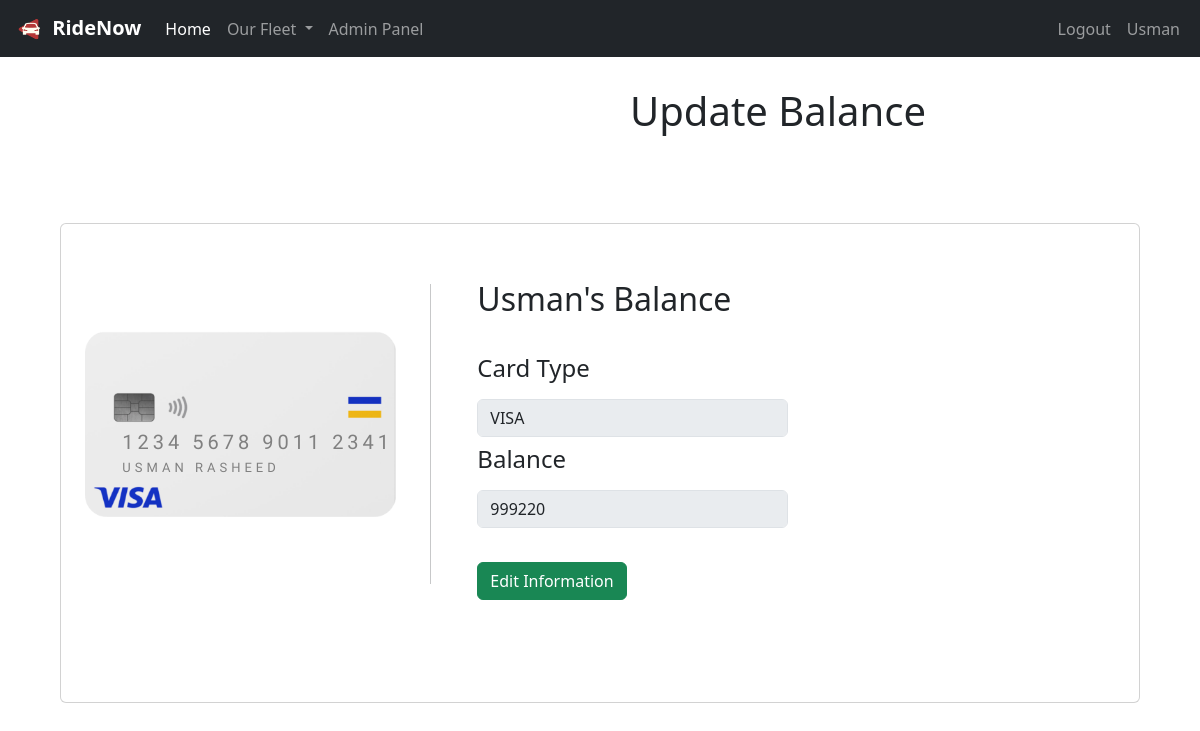
The app's page /update-balance (signed in), older data.
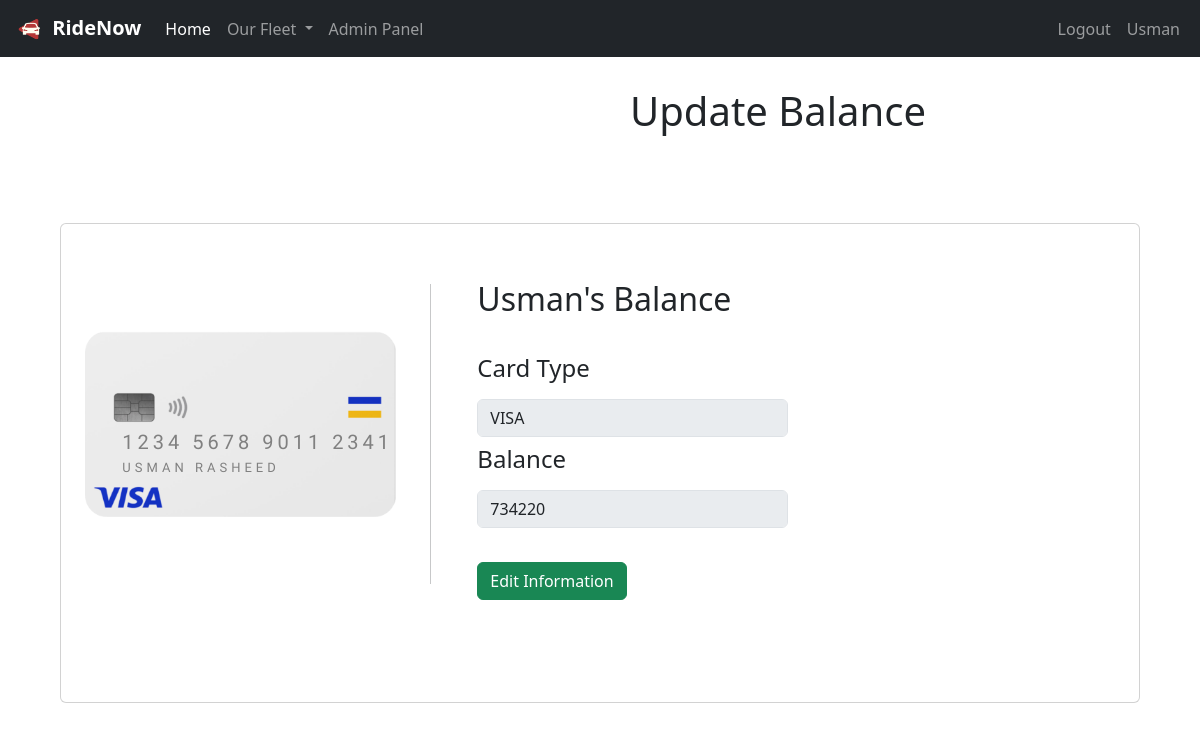
The same page, newer data.
### base/models.py (models this page shows, shortened)
class User_info(models.Model):
    user = models.OneToOneField(User, on_delete= models.CASCADE)
    balance = models.IntegerField(default=0)
    card_number = models.IntegerField(blank=True, null=True)
    card_picture = models.FilePathField(path="static/card", recursive=True,  default="VISA_card.png")
    card_type = models.CharField(max_length=20, choices=CARD_TYPE_CHOICES, default='visa')
    rented_car = models.IntegerField(default = 0)
    profile_picture = models.ImageField(upload_to="profile_pics/" , default = "profile_pics/default.jpg", null=True, blank=True)

### base/views.py (the view)
# urls.py: path("update-balance", views.UpdateBalance, name="update_balance"),
@login_required(login_url = 'login' )
def UpdateBalance(request):
    user_info = User_info.objects.get(user=request.user)
    abs_balance = abs(user_info.balance)
    if request.method == "POST":
        form = BalanceForm(request.POST, request.FILES, instance=user_info)
        if form.is_valid():
            user_info = form.save(commit=False)   # don’t save yet
            user_info.user = request.user         # attach logged-in user
            user_info.save()
            messages.success(request, "Balance updated successfully")
            return redirect("update_balance")
        else:
            for field, errors in form.errors.items():
                for error in errors:
                    messages.error(request, f"{error}")
            return render(request, 'base/user_page/update_balance.html', {'form': form, "user_info": user_info,})
    else:
        form = BalanceForm(instance=user_info)
    card_number = user_info.card_number
    card_number = str(card_number)
    four_letter = ""
    four = 0
    proper = []
    for num in card_number:
        four += 1
        four_letter += num
        if four == 4:
            proper.append(four_letter)
            four_letter = ""
            four = 0
    proper = " ".join(proper)
    context = {"form": form, "user_info": user_info, "proper": proper, "abs_balance": abs_balance}
    return render(request, "base/user_page/update_balance.html", context)

### base/forms.py (shortened to what this page needs)
class BalanceForm(forms.ModelForm):
    class Meta:
        model = User_info
        fields = ['card_number', 'card_type', 'balance']

### base/context_processor.py (called while the page is built)
def user_info_processor(request):
    if request.user.is_authenticated:
        try:
            return {"user_info": User_info.objects.get(user= request.user)}
        except User_info.DoesNotExist:
            return {"user_info": None}
    return {"user_info": None}

### base/templates/base/user_page/update_balance.html (shortened to what the changed rows need)
{% extends "main.html" %}
{% load static %}
{% block content %}
<div>
    <label class="form-label" style="margin-top: 30px; margin-left: 630px;"><h1>Update Balance</h1></label>
</div>
{% if not user_info.card_number %}
    <div style="margin-left: 30px">
        <form method="POST" action="" enctype="multipart/form-data" style="margin-left: 70px;">
            {% csrf_token %}
            <div class="form-row" style="max-width: 900px; margin-top: 40px;">
                <div class="form-group">
                    <label for="exampleFormControlInput1" class="form-label"><h4>Card Number</h4></label>
                    <div class="input-group has-validation">
                        <input type="number" name = "card_number" value="{{ form.card_number.value }}" class="form-control" id="id_card_number" required>
                        <div class="invalid-feedback">
                            Please enter the card number.
                        </div>
                    </div>
                </div>
                <div class="form-group">
                    <div class="select">
                        <label for="exampleFormControlInput1" class="form-label"><h4>Card Type</h4></label>
                        <select class="form-select" name="card_type" aria-label="Default select example" style="max-width: 440px;" required>
                            <option value="" selected disabled></option>
                            <option value="visa" {% if form.card_type.value == "visa" %}selected{% endif %}>VISA</option>
                            <option value="mastercard" {% if form.card_type.value == "mastercard" %}selected{% endif %}>MasterCard</option>
                        </select>
                        <div class="invalid-feedback">
                            Please choose a card type.
                        </div>
                    </div>
                </div>
            <div class="form-row" style="max-width: 900px;">
                <div class="form-group">
                    <label for="exampleFormControlInput1" class="form-label"><h4>Balance</h4></label>
                    <div class="input-group has-validation">
                        <input type="number" name = "balance" value="{{ form.balance.value}}" class="form-control" id="id_balance" required>
                        <div class="invalid-feedback">
                            Please enter the balance.
                        </div>
                    </div>
                </div>
            <div class="form-row">
                <div class="form-group d-flex justify-content-center" style="margin-left: 430px; margin-top: 50px;">
                    <div class="submit-button">
                        <button type="submit" class="btn btn-dark mb-3" style="width: 200px;">Submit</button>
                    </div>
                </div>
            </div>
        </form>
    </div>
{% else %}
    <div class="car-container d-flex justify-content-center align-items-center" style="min-height: 70vh; margin-top: 40px;">
        <div class="card mb-3" style="width: 90vw; height:60vh">
            <div class="row g-0 align-items-center">
                <div class="col-md-4 p-4">
                    <div class="image-container position-relative">
                        <img src="{% static user_info.card_picture %}" class="img-fluid rounded-start" alt="card image">
                        <div class="credit-number position-absolute">
                            {{ proper }}
                        </div>
                        <div class="credit-font">
                            {{request.user.first_name|upper}}
                        </div>
                    </div>
                </div>
                <div class="col-md-8 d-flex align-text-center">
                    <div class="card-body" style="align: justify; margin-left: 30px; margin-top:40px;">
                        <h2 class="card-title">{{request.user|title}}'s Balance</h2>
                            <div class="card-text row mt-3">
                                <div class="col-md-6 mb-2 blockquote" style="margin-top: 20px;">
                                    <label for="validationCustomUsername" class="form-label"><h4>Card Type</h4></label>
                                    <input class="form-control" type="text" value="{{ user_info.card_type|upper }}" aria-label="Disabled input example" disabled readonly>
                                </div>
                                <div class="col-md-6 mb-2">
                                </div>
                                <div class="col-md-6 mb-2" style="max-width: 440px;">
                                    <label for="validationCustomUsername" class="form-label"><h4>Balance</h4></label>
                                    {% if user_info.balance < 0 %}
                                        <input class="form-control" type="text" value="{{ abs_balance }} PKR needs to be deposited" aria-label="Disabled input example" disabled readonly>
                                    {% else %}
                                        <input class="form-control" type="text" value="{{ user_info.balance }}" aria-label="Disabled input example" disabled readonly>
                                    {% endif %}
                                </div>
                            </div>
                            <div class="card-text row mt-3">
                                <div class="col-md-6 mb-2">
                                    <button type="button" class="btn btn-success" data-bs-toggle="modal" data-bs-target="#exampleModal1" style="margin-top:10px;">
                                        Edit Information
                                    </button>
                                </div>
                            </div>
                    </div>
                </div>
            </div>
        </div>
    </div>
{% endif %}
{% endblock %}

Row changes from the older to the newer data that the page shows:
changed User_info "VISA": balance "999220" → "734220"
